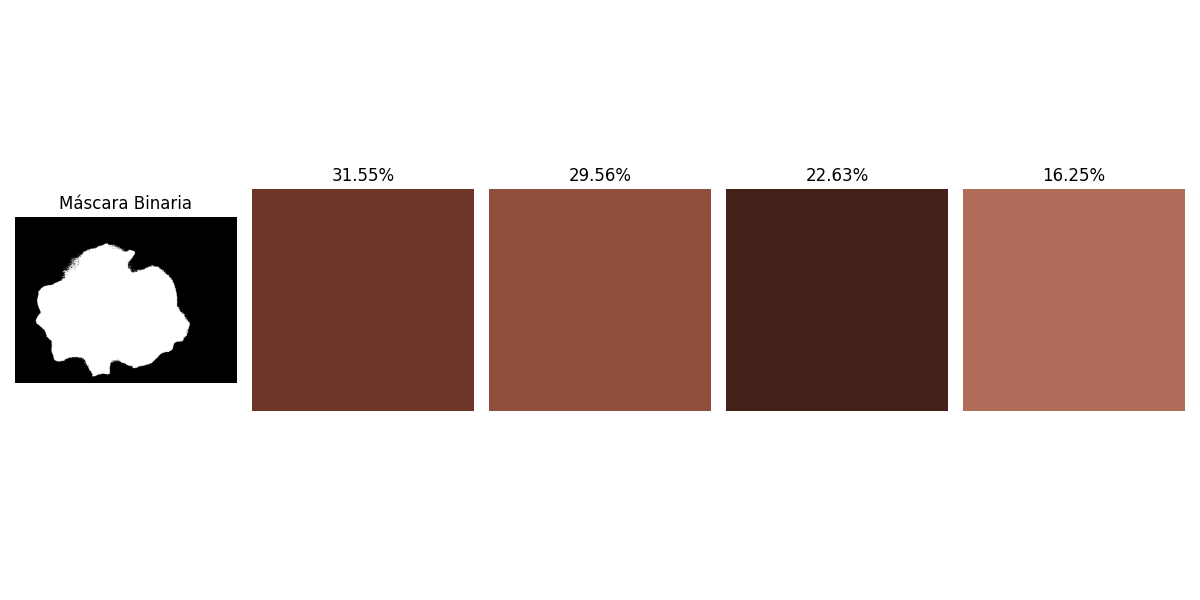
#> input picture colores_y_mascara.png, 1200 x 600 px, given in place of cropped_mask.png, which was not available
$ python app.py
#> lines starting #> are read from the running program, lines starting #| are printed output that depends on the picture; after the words box and inside, x2 and y2 are one past the last pixel; in counts of white or black regions, pixels touching at a corner belong together; pictures that were not available may be replaced by others from this repository, and a replacement may not be noted
import cv2
import numpy as np
from sklearn.cluster import KMeans
import matplotlib.pyplot as plt
import csv
import os
from scipy.stats import entropy

class ColorAnalyzer:
    def __init__(self, image_path, n_clusters=5, threshold_black=(0, 0, 0)):
        self.image_path = image_path
        self.n_clusters = n_clusters
        self.threshold_black = threshold_black
        self.colores_filtrados = []
        self.porcentajes_recalculados = []
        self.area = 0
        self.perimeter = 0
        self.diameter = 0
        self.asymmetry = 0
        self.irregularity = 0
        self.binary_mask = None  # Almacenar la máscara binaria

    def load_and_process_image(self):
        """Carga y procesa la imagen para la extracción de colores."""
        image = cv2.imread(self.image_path)
#> image is the input picture: shape (600, 1200, 3); mean B, G, R 191, 194.9, 210.6
        if image is None:
            raise ValueError(f"No se puede cargar la imagen: {self.image_path}")

        image_rgb = cv2.cvtColor(image, cv2.COLOR_BGR2RGB)
        image_resized = cv2.resize(image_rgb, (100, 100))
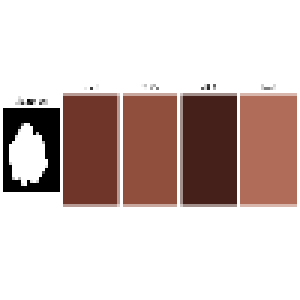
#> image_resized: shape (100, 100, 3) (shown 3 times larger); mean R, G, B 210.3, 194.6, 190.7
        return image_resized

    def find_dominant_colors(self, image):
        """Encuentra los colores dominantes en la imagen utilizando K-Means."""
        pixels = image.reshape(-1, 3)
        kmeans = KMeans(n_clusters=self.n_clusters, random_state=42)
        kmeans.fit(pixels)

        colores_dominantes = kmeans.cluster_centers_.astype(int)
        labels = kmeans.labels_

        unique_labels, counts = np.unique(labels, return_counts=True)
        percentages = counts / len(labels) * 100

        # Filtrar colores para omitir los negros
        self._filter_black_colors(colores_dominantes, percentages)

    def _filter_black_colors(self, colores_dominantes, percentages):
        """Filtra los colores negros y recalcula los porcentajes."""
        for i, color in enumerate(colores_dominantes):
            if not np.array_equal(color, self.threshold_black):
                self.colores_filtrados.append(color)
                self.porcentajes_recalculados.append(percentages[i])

        total_pixels_filtered = sum(self.porcentajes_recalculados)
        if total_pixels_filtered > 0:
            self.porcentajes_recalculados = [(p / total_pixels_filtered) * 100 for p in self.porcentajes_recalculados]

    def calculate_area_perimeter(self):
        """Calcula el área y el perímetro de la máscara."""
        original_image = cv2.imread(self.image_path)
        grayscale = cv2.cvtColor(original_image, cv2.COLOR_BGR2GRAY)
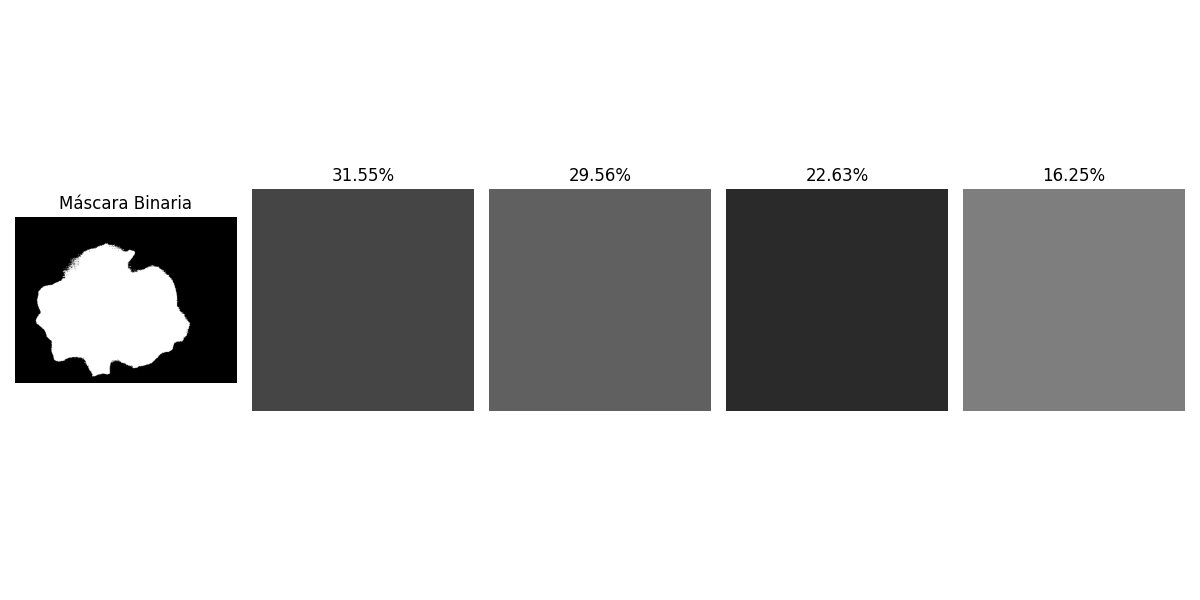
#> grayscale: shape (600, 1200); min 0, max 255, mean 199.2
        _, self.binary_mask = cv2.threshold(grayscale, 0, 255, cv2.THRESH_BINARY)
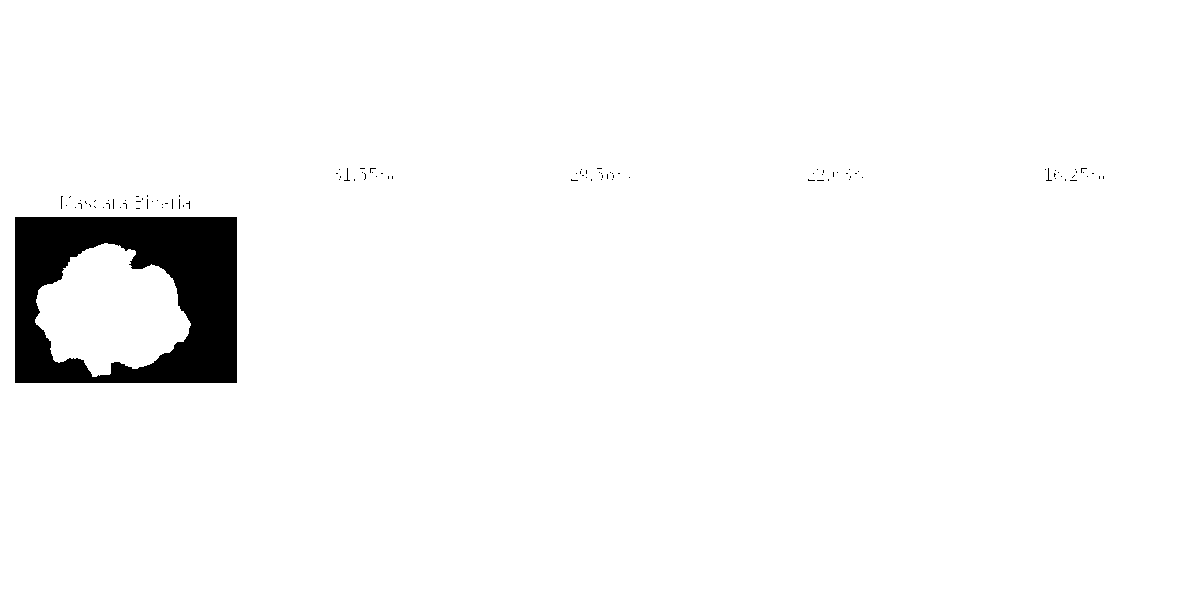
#> self.binary_mask: shape (600, 1200); 96.8% white; 103 black regions (102 under 20 px), largest, box (x1, y1, x2, y2) and area: (15, 217, 237, 383) 22834

        contours, _ = cv2.findContours(self.binary_mask, cv2.RETR_EXTERNAL, cv2.CHAIN_APPROX_SIMPLE)
#> contours = [[[0, 0], [0, 599], [1199, 599], [1199, 0]]]

        if contours:
            largest_contour = max(contours, key=cv2.contourArea)
#> largest_contour = [[0, 0], [0, 599], [1199, 599], [1199, 0]]
            self.area = cv2.contourArea(largest_contour)
#> self.area = 718201
            self.perimeter = cv2.arcLength(largest_contour, True)
#> self.perimeter = 3596

            (x, y), radius = cv2.minEnclosingCircle(largest_contour)
#> x = 599.5; y = 299.5; radius = 670.1
            self.diameter = 2 * radius
#> self.diameter = 1340.3

    def calculate_asymmetry(self):
        """Calcula la asimetría utilizando la métrica de Intersección sobre Unión (IoU)."""
        original_image = cv2.imread(self.image_path)
        grayscale = cv2.cvtColor(original_image, cv2.COLOR_BGR2GRAY)
        _, binary_mask = cv2.threshold(grayscale, 0, 255, cv2.THRESH_BINARY)

        h, w = binary_mask.shape
        left_half = binary_mask[:, :w//2]
        right_half = binary_mask[:, w//2:]

        right_half_flipped = np.fliplr(right_half)

        if left_half.shape[1] != right_half_flipped.shape[1]:
            right_half_flipped = np.pad(right_half_flipped, ((0, 0), (0, 1)), mode='constant', constant_values=0)

        intersection = np.logical_and(left_half, right_half_flipped)
        union = np.logical_or(left_half, right_half_flipped)

        iou = np.sum(intersection) / np.sum(union) if np.sum(union) != 0 else 0

        self.asymmetry = 1 - iou

    def calculate_border_irregularity(self):
        """Calcula la irregularidad del borde comparando el perímetro real con el perímetro ideal."""
        if self.perimeter > 0 and self.area > 0:
            expected_perimeter = 2 * np.sqrt(np.pi * self.area)
            self.irregularity = self.perimeter / expected_perimeter

    def calculate_simpson_index(self):
        """Calcula el índice de Simpson."""
        proportions = [p / sum(self.porcentajes_recalculados) for p in self.porcentajes_recalculados]
        simpson_index = 1 - sum([p ** 2 for p in proportions])
        return simpson_index

    def calculate_standard_deviation(self):
        """Calcula la desviación estándar de los porcentajes."""
        return np.std(self.porcentajes_recalculados)

    def display_and_save_colors(self, output_image='colores_y_mascara.png'):
        """Guarda los colores filtrados y la máscara en un archivo PNG."""
#> called with output_image = 'colores_y_mascara.png'
        sorted_indices = np.argsort(self.porcentajes_recalculados)[::-1]
        sorted_colores = [self.colores_filtrados[i] for i in sorted_indices]
        sorted_porcentajes = [self.porcentajes_recalculados[i] for i in sorted_indices]

        fig, axes = plt.subplots(1, len(sorted_colores) + 1, figsize=(12, 6))

        axes[0].imshow(self.binary_mask, cmap='gray')
        axes[0].set_title("Máscara Binaria")
        axes[0].axis('off')

        for i, color in enumerate(sorted_colores):
            axes[i + 1].imshow([[color]])
            axes[i + 1].axis('off')
            axes[i + 1].set_title(f"{sorted_porcentajes[i]:.2f}%")

        plt.tight_layout()
        plt.savefig(output_image)
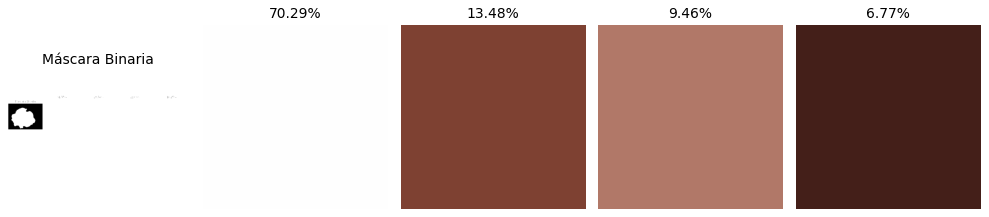
#> figure drawn by matplotlib, 5 panels
        plt.close()
        print(f"Colores y máscara guardados en {output_image}")

    def save_colors_to_csv(self, csv_file='colores_dominantes_con_porcentaje.csv'):
        """Guarda los colores y sus porcentajes en un archivo CSV."""
        simpson_index = self.calculate_simpson_index()
        std_dev = self.calculate_standard_deviation()

        sorted_indices = np.argsort(self.porcentajes_recalculados)[::-1]
        sorted_colores = [self.colores_filtrados[i] for i in sorted_indices]
        sorted_porcentajes = [self.porcentajes_recalculados[i] for i in sorted_indices]

        file_exists = os.path.isfile(csv_file)

        self.calculate_asymmetry()
#> in calculate_asymmetry, `left_half = binary_mask[:, :w//2]`:
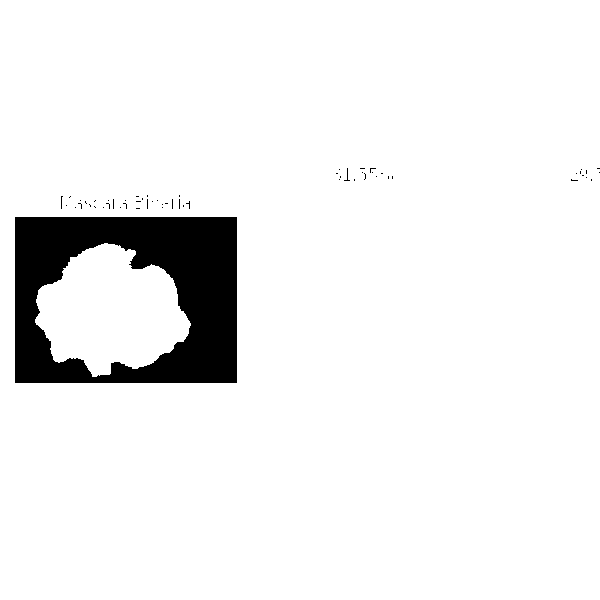
#> left_half: shape (600, 600); 93.6% white; 59 black regions (58 under 20 px), largest, box (x1, y1, x2, y2) and area: (15, 217, 237, 383) 22834
#> in calculate_asymmetry, `right_half = binary_mask[:, w//2:]`:
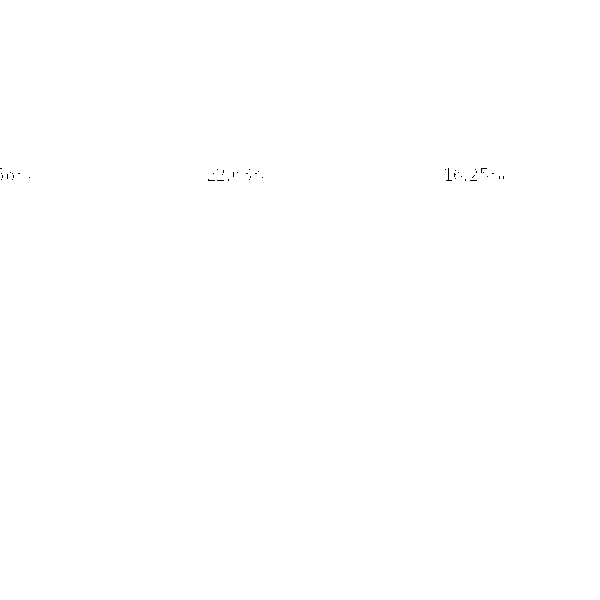
#> right_half: shape (600, 600); 100% white; black in thin lines or dots, all inside (x1, y1, x2, y2) = (0, 168, 504, 181)
#> in calculate_asymmetry, `right_half_flipped = np.fliplr(right_half)`:
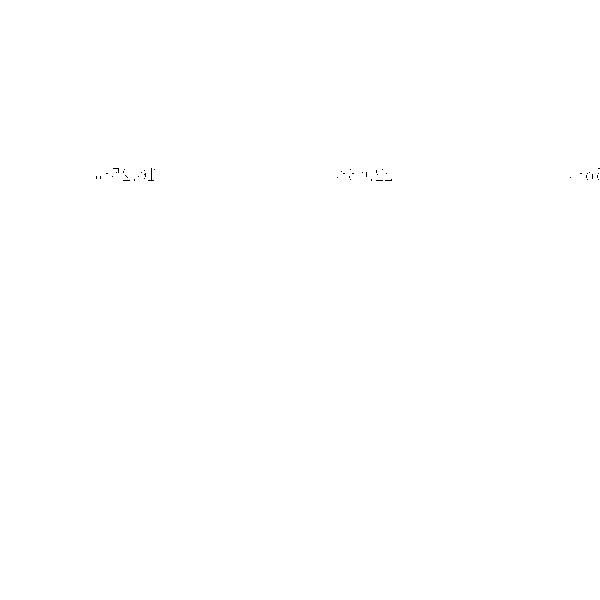
#> right_half_flipped: shape (600, 600); 100% white; black in thin lines or dots, all inside (x1, y1, x2, y2) = (96, 168, 600, 181)
#> in calculate_asymmetry, `union = np.logical_or(left_half, right_half_flipped)`: union: shape (600, 600) bool; 100% white; black in thin lines or dots, all inside (x1, y1, x2, y2) = (362, 168, 600, 178)
#> in calculate_asymmetry, `iou = np.sum(intersection) / np.sum(union) if np.sum(union) != 0 else 0`: iou = 0.936
#> in calculate_asymmetry, `self.asymmetry = 1 - iou`: self.asymmetry = 0.0644
        self.calculate_border_irregularity()
#> in calculate_border_irregularity, `expected_perimeter = 2 * np.sqrt(np.pi * self.area)`: expected_perimeter = 3004.2
#> in calculate_border_irregularity, `self.irregularity = self.perimeter / expected_perimeter`: self.irregularity = 1.2

        with open(csv_file, mode='a', newline='') as file:
            writer = csv.writer(file)

            if not file_exists:
                headers = ['Imagen', 'Color 1 (RGB)', 'Porcentaje 1', 'Color 2 (RGB)', 'Porcentaje 2', 'Color 3 (RGB)', 'Porcentaje 3',
                           'Color 4 (RGB)', 'Porcentaje 4', 'Área', 'Perímetro', 'Diámetro',
                           'Asimetría', 'Irregularidad', 'Índice Simpson', 'Desviación Estándar']
                writer.writerow(headers)

            datos_imagen = [self.image_path]
            for i, color in enumerate(sorted_colores):
                color_str = f"{color[0]},{color[1]},{color[2]}"
                datos_imagen.append(color_str)
                datos_imagen.append(f"{sorted_porcentajes[i]:.2f}%")

            datos_imagen.extend([
                f"{self.area:.2f}", f"{self.perimeter:.2f}", f"{self.diameter:.2f}",
                f"{self.asymmetry:.2f}", f"{self.irregularity:.2f}",
                f"{simpson_index:.2f}", f"{std_dev:.2f}"
            ])

            writer.writerow(datos_imagen)

        print(f"Colores y porcentajes guardados en {csv_file}")

if __name__ == "__main__":
    image_name = 'cropped_mask.png'
    analyzer = ColorAnalyzer(image_name)

    try:
        image = analyzer.load_and_process_image()
        analyzer.find_dominant_colors(image)
        analyzer.calculate_area_perimeter()
        analyzer.display_and_save_colors()
        analyzer.save_colors_to_csv()
    except ValueError as e:
        print(e)
